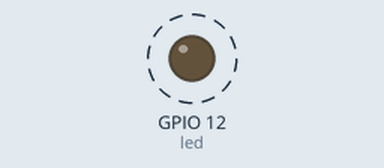
Recording of a sketch running on a simulated ESP8266 (NodeMCU). On the bench: output pins drawn as LEDs (lit = HIGH). Dashed ring = blinking. What the sketch prints to the serial monitor is not drawn.

Above: at 1.95 s.
Timing chart, 0 to 4.9 s (numbered marks = the images above):
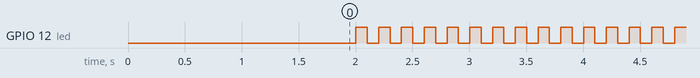

The sketch:

OTA.ino
```cpp
// Fill-in information from your Blynk Template here
#define BLYNK_TEMPLATE_ID "TMPLJ7fHNzIH"
#define BLYNK_DEVICE_NAME "OTA"
#define BLYNK_FIRMWARE_VERSION        "0.1.1"
#define BLYNK_PRINT Serial
#define APP_DEBUG
#include "BlynkEdgent.h"
#define led 12
int st;
BlynkTimer timer;

void ledBlink()
{
  if (st == 0)
    {
      digitalWrite(led, HIGH);
      st=1;
      Serial.println(st);
    }
  else
    {
      digitalWrite(led, LOW);
      st=0;
      Serial.println(st);
    }
}


void setup()
{
  Serial.begin(115200);
  delay(100);
  pinMode(led,OUTPUT);
  BlynkEdgent.begin();
  timer.setInterval(100L, ledBlink);
}

void loop() {
  BlynkEdgent.run();
  timer.run();
}
```

Measured:
- by itself, GPIO 12 (led): alternates HIGH for 0.10 s and LOW for 0.10 s
